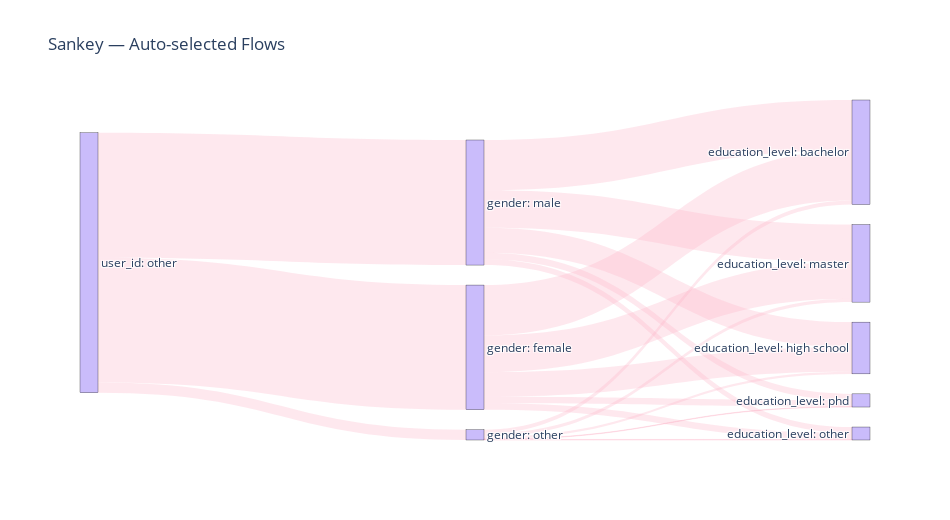

Write notebook code for a chart like this one.
### Code cell
import plotly.graph_objects as go

def sankey_from_columns(df, cols, max_labels=15, title="Sankey Flow"):
    cols = [c for c in cols if c in df.columns]
    if len(cols) < 2:
        print("Need at least 2 valid categorical columns. Got:", cols)
        return

    # build labels
    labels = []
    for c in cols:
        vc = df[c].astype(str).value_counts().head(max_labels).index.tolist()
        labels.extend([f"{c}: {v}" for v in vc])
    labels = list(dict.fromkeys(labels))
    idx = {lab:i for i,lab in enumerate(labels)}

    # build links
    sources, targets, values = [], [], []
    for i in range(len(cols)-1):
        c1, c2 = cols[i], cols[i+1]
        tmp = df[[c1, c2]].dropna()
        counts = tmp.astype(str).value_counts().reset_index(name="count").head(200)
        for _, r in counts.iterrows():
            l1 = f"{c1}: {r[c1]}"
            l2 = f"{c2}: {r[c2]}"
            if l1 in idx and l2 in idx:
                sources.append(idx[l1]); targets.append(idx[l2]); values.append(int(r["count"]))

    fig = go.Figure(data=[go.Sankey(
        node=dict(pad=20, thickness=18, line=dict(color="black", width=0.3),
                  label=labels, color="rgba(180,160,250,0.7)"),
        link=dict(source=sources, target=targets, value=values, color="rgba(250,180,200,0.3)")
    )])
    fig.update_layout(title_text=title, font_size=12, width=950, height=520)
    fig.show()

# AUTO: try to find 2–3 columns (will bin numerics if necessary)
auto_cols = ensure_two_sankey_columns(df_enh, prefer=None, max_uniques=25)
print("Auto-selected columns for Sankey:", auto_cols)
sankey_from_columns(df_enh, auto_cols, title="Sankey — Auto-selected Flows")

### Figure 1 — Plotly figure (JSON) as saved in the notebook; plotly's stock layout.template omitted (floating-point values rounded to 4 significant figures)
{"data": [{"link": {"color": "rgba(250,180,200,0.3)", "source": [0, 0, 0, 2, 1, 1, 2, 1, 2, 2, 2, 1, 1, 3, 3, 3, 3, 3], "target": [1, 2, 3, 4, 4, 5, 5, 6, 6, 8, 7, 7, 8, 4, 5, 6, 8, 7], "value": [15595, 15550, 1279, 6282, 6260, 4671, 4596, 3145, 3060, 812, 800, 782, 737, 496, 406, 251, 70, 56]}, "node": {"color": "rgba(180,160,250,0.7)", "label": ["user_id: other", "gender: male", "gender: female", "gender: other", "education_level: bachelor", "education_level: master", "education_level: high school", "education_level: phd", "education_level: other"], "line": {"color": "black", "width": 0.3}, "pad": 20, "thickness": 18}, "type": "sankey"}], "layout": {"font": {"size": 12}, "height": 520, "title": {"text": "Sankey — Auto-selected Flows"}, "width": 950}}
